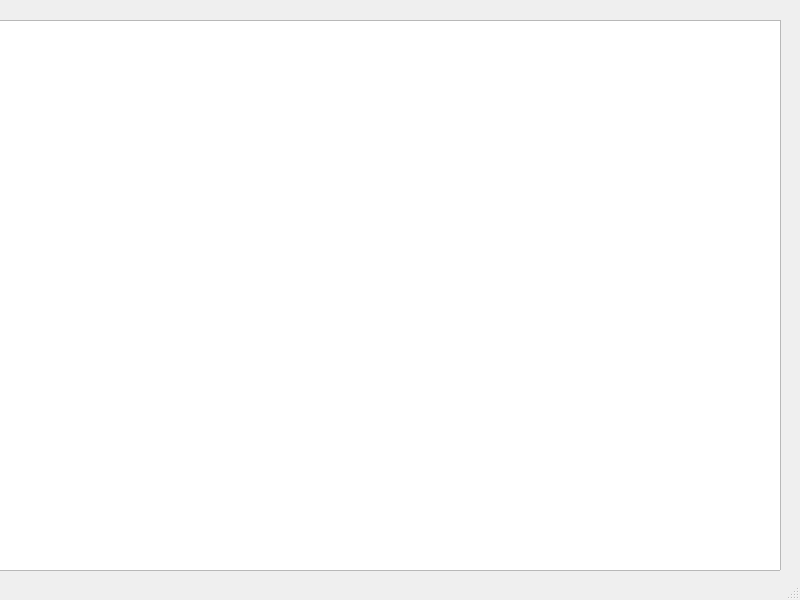
<?xml version="1.0" encoding="UTF-8"?>
<ui version="4.0">
 <class>graphicsWindow</class>
 <widget class="QMainWindow" name="graphicsWindow">
  <property name="geometry">
   <rect>
    <x>0</x>
    <y>0</y>
    <width>800</width>
    <height>600</height>
   </rect>
  </property>
  <property name="windowTitle">
   <string>MainWindow</string>
  </property>
  <widget class="QWidget" name="centralwidget">
   <widget class="QGraphicsView" name="graphicsView">
    <property name="geometry">
     <rect>
      <x>-10</x>
      <y>20</y>
      <width>791</width>
      <height>551</height>
     </rect>
    </property>
    <property name="autoFillBackground">
     <bool>false</bool>
    </property>
    <property name="verticalScrollBarPolicy">
     <enum>Qt::ScrollBarAlwaysOff</enum>
    </property>
    <property name="horizontalScrollBarPolicy">
     <enum>Qt::ScrollBarAlwaysOff</enum>
    </property>
    <property name="backgroundBrush">
     <brush brushstyle="SolidPattern">
      <color alpha="255">
       <red>182</red>
       <green>182</green>
       <blue>182</blue>
      </color>
     </brush>
    </property>
   </widget>
   <widget class="QWidget" name="widget" native="true">
    <property name="geometry">
     <rect>
      <x>170</x>
      <y>110</y>
      <width>401</width>
      <height>301</height>
     </rect>
    </property>
   </widget>
  </widget>
  <widget class="QMenuBar" name="menubar">
   <property name="geometry">
    <rect>
     <x>0</x>
     <y>0</y>
     <width>800</width>
     <height>21</height>
    </rect>
   </property>
  </widget>
  <widget class="QStatusBar" name="statusbar"/>
 </widget>
 <resources/>
 <connections/>
</ui>
